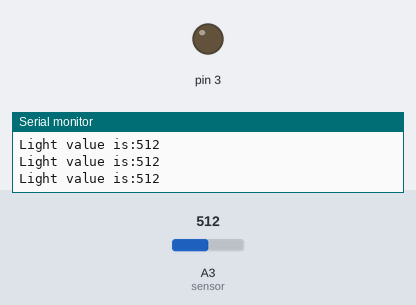
The sketch below on a simulated Arduino Uno, built with avr-gcc and run on an emulated ATmega328P. Parts: output pins drawn as LEDs (lit = HIGH), the last lines printed to the serial monitor. The test bench sets the inputs (shaded band); at power-on: A3 (sensor) = 512.

Above: at 1.2 s.
1.3 s: A3 (sensor) set to 481
At 2.5 s:
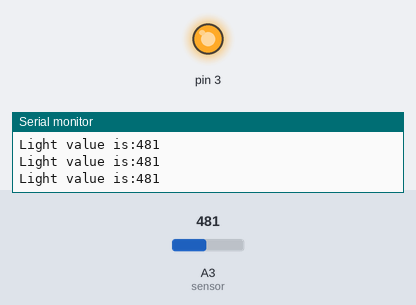
2.8 s: A3 (sensor) set to 510
At 3.5 s:
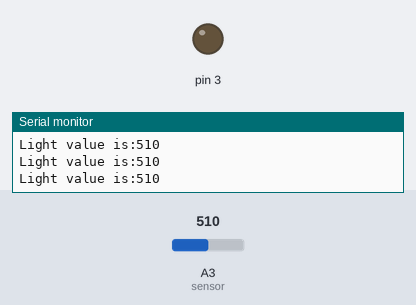
4.3 s: A3 (sensor) set to 490
At 4.6 s:
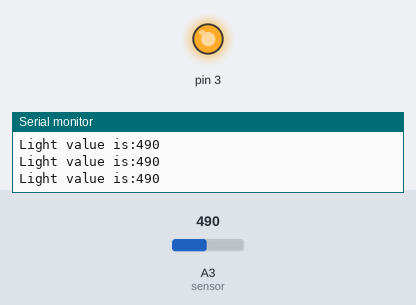
Timing chart, 0 to 7.3 s (numbered marks = the images above; inputs shaded):
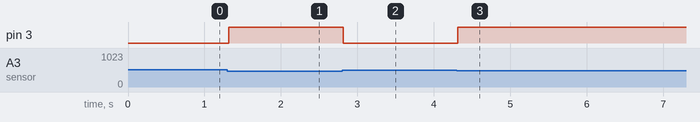

Measured:
- the behaviour switches between 500 and 499 on A3 (sensor) (found by bisection; images 0 and 1)
- after the input at 1.3 s, pin 3: LOW → HIGH at once
- after the input at 2.8 s, pin 3: HIGH → LOW at once
- after the input at 4.3 s, pin 3: LOW → HIGH at once

The sketch:

2018_05_17_lilypad_light_sensor.ino
```cpp
int sensor = A3; //아날로그 입력
int light; //빛의 세기값을 받는 곳

void setup()
{
  Serial.begin(9600);//시리얼 모니터링 설정 On

  pinMode(sensor,INPUT);
  pinMode(3,OUTPUT);
}

void loop()
{
  light = analogRead(sensor); //빛의 세기값을 받는다.

  Serial.print("Light value is:");//시리얼 모니터에 표시
  Serial.println(light);
  delay(10);//약간의 처리시간을 준다

  if(light <500){
    digitalWrite(3,HIGH);
    delay(10);
  }
  else if(light > 500){
    digitalWrite(3,LOW);
    delay(10);
  }
}
```
